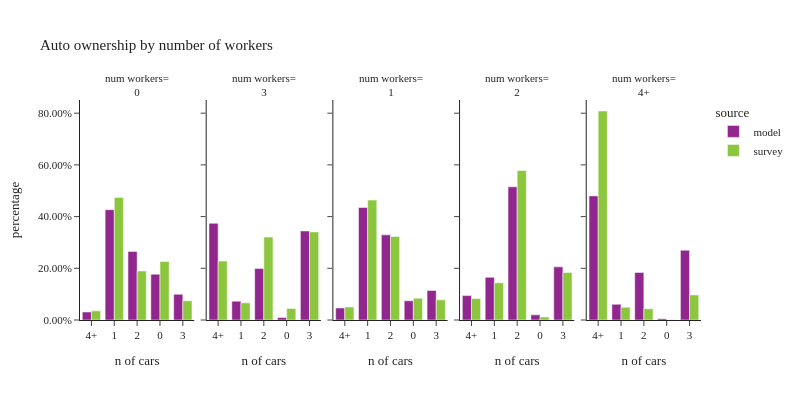

The cell this chart's notebook holds for it:
### Code cell
plot_auto(hh,'hhwkrs_4+','number of workers','num workers')

### Figure 1 — Plotly figure (JSON) as saved in the notebook; plotly's stock layout.template omitted (floating-point values rounded to 4 significant figures)
{"data": [{"alignmentgroup": "True", "customdata": [[11944], [165274], [102783], [68705], [38495]], "hovertemplate": "source=model<br>hhwkrs_4+=0<br>hhvehs_4+=%{x}<br>percentage=%{y}<br>sample count=%{customdata[0]}<extra></extra>", "legendgroup": "model", "marker": {"color": "#91268F", "pattern": {"shape": ""}}, "name": "model", "offsetgroup": "model", "orientation": "v", "showlegend": true, "textposition": "auto", "type": "bar", "x": ["4+", "1", "2", "0", "3"], "xaxis": "x", "y": [0.03085, 0.4268, 0.2655, 0.1774, 0.09942], "yaxis": "y"}, {"alignmentgroup": "True", "customdata": [[536], [20833], [4059], [19187], [11086]], "hovertemplate": "source=model<br>hhwkrs_4+=3<br>hhvehs_4+=%{x}<br>percentage=%{y}<br>sample count=%{customdata[0]}<extra></extra>", "legendgroup": "model", "marker": {"color": "#91268F", "pattern": {"shape": ""}}, "name": "model", "offsetgroup": "model", "orientation": "v", "showlegend": false, "textposition": "auto", "type": "bar", "x": ["0", "4+", "1", "3", "2"], "xaxis": "x2", "y": [0.009623, 0.374, 0.07287, 0.3445, 0.199], "yaxis": "y2"}, {"alignmentgroup": "True", "customdata": [[32409], [229694], [303572], [51796], [79848]], "hovertemplate": "source=model<br>hhwkrs_4+=1<br>hhvehs_4+=%{x}<br>percentage=%{y}<br>sample count=%{customdata[0]}<extra></extra>", "legendgroup": "model", "marker": {"color": "#91268F", "pattern": {"shape": ""}}, "name": "model", "offsetgroup": "model", "orientation": "v", "showlegend": false, "textposition": "auto", "type": "bar", "x": ["4+", "2", "1", "0", "3"], "xaxis": "x3", "y": [0.04648, 0.3294, 0.4353, 0.07428, 0.1145], "yaxis": "y3"}, {"alignmentgroup": "True", "customdata": [[51759], [281869], [10879], [112496], [90305]], "hovertemplate": "source=model<br>hhwkrs_4+=2<br>hhvehs_4+=%{x}<br>percentage=%{y}<br>sample count=%{customdata[0]}<extra></extra>", "legendgroup": "model", "marker": {"color": "#91268F", "pattern": {"shape": ""}}, "name": "model", "offsetgroup": "model", "orientation": "v", "showlegend": false, "textposition": "auto", "type": "bar", "x": ["4+", "2", "0", "3", "1"], "xaxis": "x4", "y": [0.09457, 0.515, 0.01988, 0.2055, 0.165], "yaxis": "y4"}, {"alignmentgroup": "True", "customdata": [[8942], [13122], [23330], [2952], [254]], "hovertemplate": "source=model<br>hhwkrs_4+=4+<br>hhvehs_4+=%{x}<br>percentage=%{y}<br>sample count=%{customdata[0]}<extra></extra>", "legendgroup": "model", "marker": {"color": "#91268F", "pattern": {"shape": ""}}, "name": "model", "offsetgroup": "model", "orientation": "v", "showlegend": false, "textposition": "auto", "type": "bar", "x": ["2", "3", "4+", "1", "0"], "xaxis": "x5", "y": [0.184, 0.27, 0.48, 0.06074, 0.005226], "yaxis": "y5"}, {"alignmentgroup": "True", "customdata": [[412], [27], [235], [76], [226]], "hovertemplate": "source=survey<br>hhwkrs_4+=0<br>hhvehs_4+=%{x}<br>percentage=%{y}<br>sample count=%{customdata[0]}<extra></extra>", "legendgroup": "survey", "marker": {"color": "#8CC63E", "pattern": {"shape": ""}}, "name": "survey", "offsetgroup": "survey", "orientation": "v", "showlegend": true, "textposition": "auto", "type": "bar", "x": ["1", "4+", "2", "3", "0"], "xaxis": "x", "y": [0.4743, 0.03539, 0.1895, 0.07424, 0.2266], "yaxis": "y"}, {"alignmentgroup": "True", "customdata": [[34], [29], [13], [6], [19]], "hovertemplate": "source=survey<br>hhwkrs_4+=3<br>hhvehs_4+=%{x}<br>percentage=%{y}<br>sample count=%{customdata[0]}<extra></extra>", "legendgroup": "survey", "marker": {"color": "#8CC63E", "pattern": {"shape": ""}}, "name": "survey", "offsetgroup": "survey", "orientation": "v", "showlegend": false, "textposition": "auto", "type": "bar", "x": ["3", "2", "1", "0", "4+"], "xaxis": "x2", "y": [0.3407, 0.3206, 0.06641, 0.04447, 0.2278], "yaxis": "y2"}, {"alignmentgroup": "True", "customdata": [[306], [842], [63], [33], [327]], "hovertemplate": "source=survey<br>hhwkrs_4+=1<br>hhvehs_4+=%{x}<br>percentage=%{y}<br>sample count=%{customdata[0]}<extra></extra>", "legendgroup": "survey", "marker": {"color": "#8CC63E", "pattern": {"shape": ""}}, "name": "survey", "offsetgroup": "survey", "orientation": "v", "showlegend": false, "textposition": "auto", "type": "bar", "x": ["2", "1", "3", "4+", "0"], "xaxis": "x3", "y": [0.3232, 0.4638, 0.07793, 0.05061, 0.08454], "yaxis": "y3"}, {"alignmentgroup": "True", "customdata": [[366], [510], [105], [63], [39]], "hovertemplate": "source=survey<br>hhwkrs_4+=2<br>hhvehs_4+=%{x}<br>percentage=%{y}<br>sample count=%{customdata[0]}<extra></extra>", "legendgroup": "survey", "marker": {"color": "#8CC63E", "pattern": {"shape": ""}}, "name": "survey", "offsetgroup": "survey", "orientation": "v", "showlegend": false, "textposition": "auto", "type": "bar", "x": ["1", "2", "3", "0", "4+"], "xaxis": "x4", "y": [0.144, 0.5782, 0.1834, 0.01168, 0.0828], "yaxis": "y4"}, {"alignmentgroup": "True", "customdata": [[13], [5], [8], [6], [1]], "hovertemplate": "source=survey<br>hhwkrs_4+=4+<br>hhvehs_4+=%{x}<br>percentage=%{y}<br>sample count=%{customdata[0]}<extra></extra>", "legendgroup": "survey", "marker": {"color": "#8CC63E", "pattern": {"shape": ""}}, "name": "survey", "offsetgroup": "survey", "orientation": "v", "showlegend": false, "textposition": "auto", "type": "bar", "x": ["4+", "3", "1", "2", "0"], "xaxis": "x5", "y": [0.8085, 0.09689, 0.04979, 0.04348, 0.001362], "yaxis": "y5"}], "layout": {"annotations": [{"font": {}, "showarrow": false, "text": "num workers=<br>0", "x": 0.092, "xanchor": "center", "xref": "paper", "y": 1.0, "yanchor": "bottom", "yref": "paper"}, {"font": {}, "showarrow": false, "text": "num workers=<br>3", "x": 0.296, "xanchor": "center", "xref": "paper", "y": 1.0, "yanchor": "bottom", "yref": "paper"}, {"font": {}, "showarrow": false, "text": "num workers=<br>1", "x": 0.5, "xanchor": "center", "xref": "paper", "y": 1.0, "yanchor": "bottom", "yref": "paper"}, {"font": {}, "showarrow": false, "text": "num workers=<br>2", "x": 0.704, "xanchor": "center", "xref": "paper", "y": 1.0, "yanchor": "bottom", "yref": "paper"}, {"font": {}, "showarrow": false, "text": "num workers=<br>4+", "x": 0.908, "xanchor": "center", "xref": "paper", "y": 1.0, "yanchor": "bottom", "yref": "paper"}], "barmode": "group", "font": {"size": 11}, "height": 400, "legend": {"title": {"text": "source"}, "tracegroupgap": 0}, "title": {"text": "Auto ownership by number of workers"}, "width": 800, "xaxis": {"anchor": "y", "domain": [0.0, 0.184], "title": {"text": "n of cars"}}, "xaxis2": {"anchor": "y2", "domain": [0.204, 0.388], "matches": "x", "title": {"text": "n of cars"}}, "xaxis3": {"anchor": "y3", "domain": [0.408, 0.592], "matches": "x", "title": {"text": "n of cars"}}, "xaxis4": {"anchor": "y4", "domain": [0.612, 0.796], "matches": "x", "title": {"text": "n of cars"}}, "xaxis5": {"anchor": "y5", "domain": [0.816, 1.0], "matches": "x", "title": {"text": "n of cars"}}, "yaxis": {"anchor": "x", "domain": [0.0, 1.0], "tickformat": ".2%", "title": {"text": "percentage"}}, "yaxis2": {"anchor": "x2", "domain": [0.0, 1.0], "matches": "y", "showticklabels": false, "tickformat": ".2%"}, "yaxis3": {"anchor": "x3", "domain": [0.0, 1.0], "matches": "y", "showticklabels": false, "tickformat": ".2%"}, "yaxis4": {"anchor": "x4", "domain": [0.0, 1.0], "matches": "y", "showticklabels": false, "tickformat": ".2%"}, "yaxis5": {"anchor": "x5", "domain": [0.0, 1.0], "matches": "y", "showticklabels": false, "tickformat": ".2%"}}}
